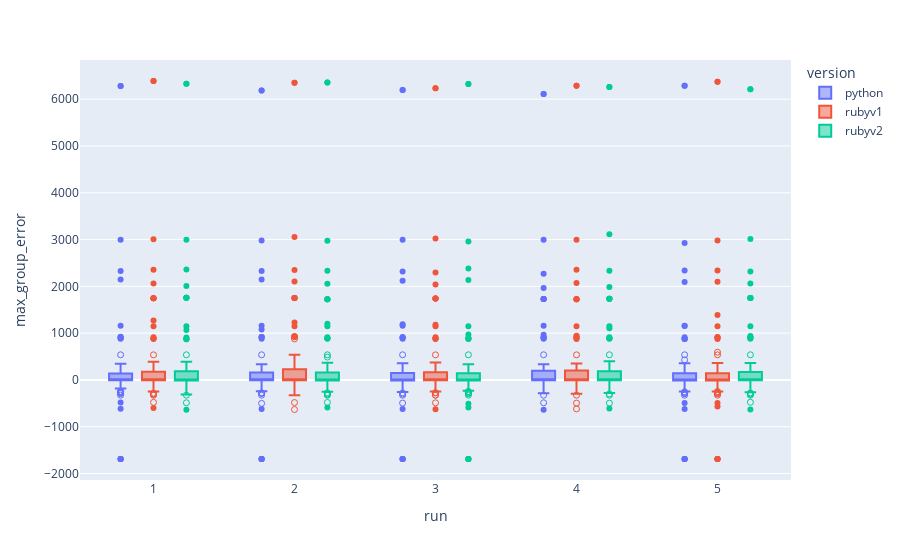

Here is the notebook cell this chart was saved with:
### Code cell
fig = px.box(error_df, x="run", y="max_group_error", color='version',
             points='suspectedoutliers')
fig.show()

### Figure 1 — Plotly figure (JSON) as saved in the notebook; plotly's stock layout.template omitted (floating-point values rounded to 4 significant figures; data arrays with more than 128 entries replaced by an {"elided": "..."} marker saying what was removed)
{"data": [{"alignmentgroup": "True", "boxpoints": "suspectedoutliers", "hovertemplate": "version=python<br>run=%{x}<br>max_group_error=%{y}<extra></extra>", "legendgroup": "python", "marker": {"color": "#636efa"}, "name": "python", "notched": false, "offsetgroup": "python", "orientation": "v", "showlegend": true, "type": "box", "x": {"elided": "665 int values"}, "x0": " ", "xaxis": "x", "y": {"elided": "665 float values"}, "y0": " ", "yaxis": "y"}, {"alignmentgroup": "True", "boxpoints": "suspectedoutliers", "hovertemplate": "version=rubyv1<br>run=%{x}<br>max_group_error=%{y}<extra></extra>", "legendgroup": "rubyv1", "marker": {"color": "#EF553B"}, "name": "rubyv1", "notched": false, "offsetgroup": "rubyv1", "orientation": "v", "showlegend": true, "type": "box", "x": {"elided": "665 int values"}, "x0": " ", "xaxis": "x", "y": {"elided": "665 float values"}, "y0": " ", "yaxis": "y"}, {"alignmentgroup": "True", "boxpoints": "suspectedoutliers", "hovertemplate": "version=rubyv2<br>run=%{x}<br>max_group_error=%{y}<extra></extra>", "legendgroup": "rubyv2", "marker": {"color": "#00cc96"}, "name": "rubyv2", "notched": false, "offsetgroup": "rubyv2", "orientation": "v", "showlegend": true, "type": "box", "x": {"elided": "665 int values"}, "x0": " ", "xaxis": "x", "y": {"elided": "665 float values"}, "y0": " ", "yaxis": "y"}], "layout": {"boxmode": "group", "legend": {"title": {"text": "version"}, "tracegroupgap": 0}, "margin": {"t": 60}, "xaxis": {"anchor": "y", "domain": [0, 1], "title": {"text": "run"}}, "yaxis": {"anchor": "x", "domain": [0, 1], "title": {"text": "max_group_error"}}}}
